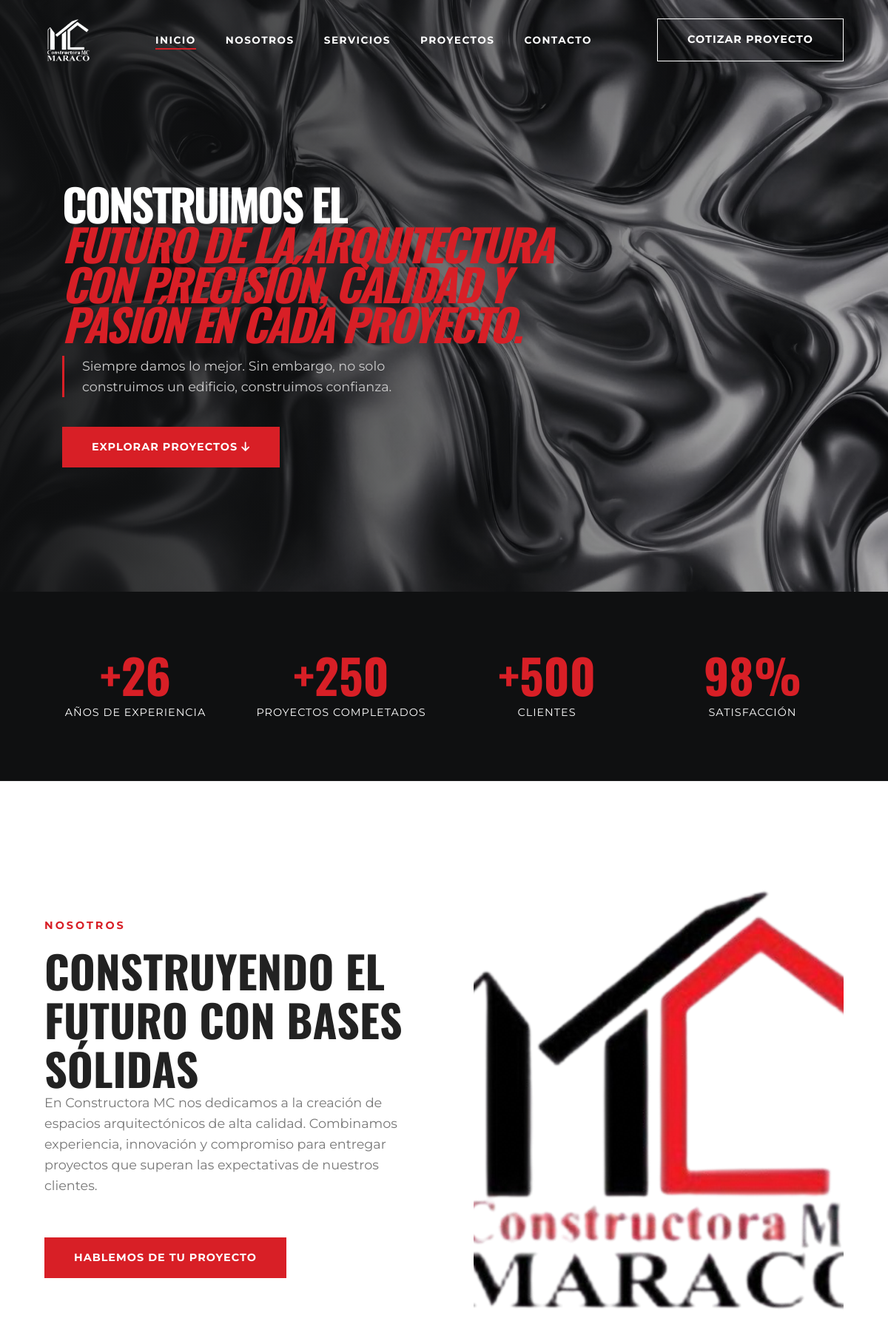
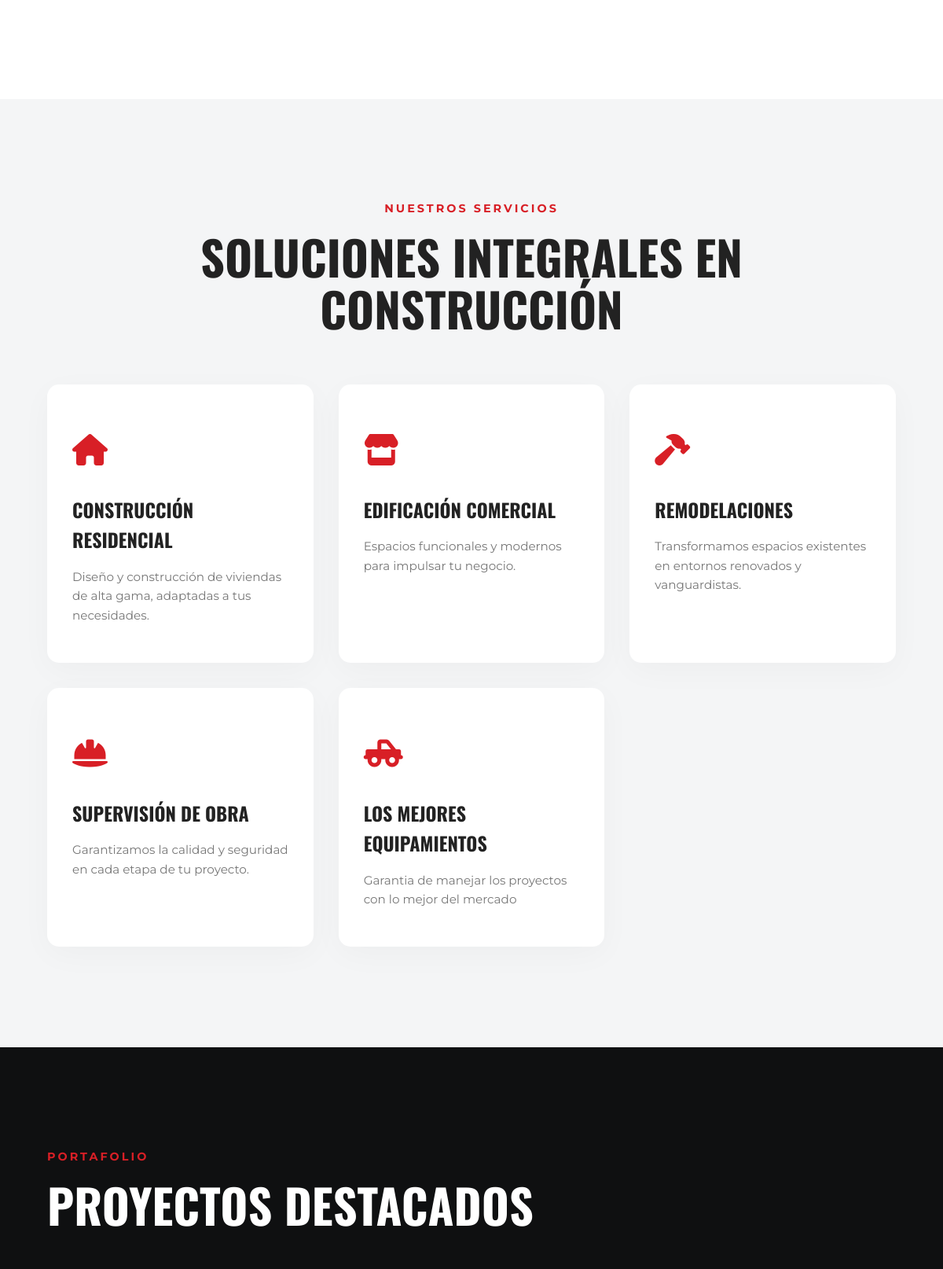
Page /ConstructoraMC/index.php (upper part) on the committed database (2 pictures, top to bottom).
### tables this page shows
CREATE TABLE `configuracion_empresa` (
  `id` int(11) NOT NULL,
  `nombre_empresa` varchar(150) NOT NULL,
  `descripcion_corta` text DEFAULT NULL,
  `texto_nosotros` text DEFAULT NULL,
  `telefono` varchar(50) DEFAULT NULL,
  `whatsapp` varchar(50) DEFAULT NULL,
  `correo_contacto` varchar(150) DEFAULT NULL,
  `direccion` varchar(255) DEFAULT NULL,
  `facebook` varchar(255) DEFAULT NULL,
  `instagram` varchar(255) DEFAULT NULL,
  `hero_titulo` varchar(150) DEFAULT NULL,
  `hero_subtitulo` text DEFAULT NULL,
  `hero_imagen` varchar(255) DEFAULT NULL,
  `stat_1_numero` varchar(20) DEFAULT NULL,
  `stat_1_texto` varchar(100) DEFAULT NULL,
  `stat_2_numero` varchar(20) DEFAULT NULL,
  `stat_2_texto` varchar(100) DEFAULT NULL,
  `stat_3_numero` varchar(20) DEFAULT NULL,
  `stat_3_texto` varchar(100) DEFAULT NULL,
  `stat_4_numero` varchar(20) DEFAULT NULL,
  `stat_4_texto` varchar(100) DEFAULT NULL,
  `nosotros_imagen` varchar(255) DEFAULT NULL
);

CREATE TABLE `servicios` (
  `id` int(11) NOT NULL,
  `titulo` varchar(150) NOT NULL,
  `descripcion` text DEFAULT NULL,
  `icono` varchar(50) DEFAULT NULL,
  `orden` int(11) DEFAULT 0
);

### ConstructoraMC/index.php (the view, shortened to what this page needs)
<?php
require_once 'includes/conexion.php';
function imagen_robusta($ruta, $fallback) {
    $ruta_real = $ruta ?? '';
    if ($ruta_real !== '' && file_exists(__DIR__ . '/' . ltrim($ruta_real, '/'))) {
        return $ruta_real;
    }
    return $fallback;
}
$stmt = $pdo->query("SELECT * FROM configuracion_empresa LIMIT 1");
$config = $stmt->fetch();
$stmtServ = $pdo->query("SELECT * FROM servicios ORDER BY orden ASC");
$servicios = $stmtServ->fetchAll();
require_once 'includes/header.php';
?>
<?php $hero_image = imagen_robusta($config['hero_imagen'] ?? null, 'assets/img/hero-bg.jpg'); ?>
<?php $nosotros_image = imagen_robusta($config['nosotros_imagen'] ?? null, 'assets/img/logo-CostructoraMC.png'); ?>
<section id="inicio" class="hero" style="background-image: url('<?= htmlspecialchars($hero_image) ?>');">
    <div class="hero-overlay"></div>
    <div class="container hero-content">
        <div class="hero-text-wrapper">
            <h1 class="hero-title">
                <?= htmlspecialchars($config['hero_titulo'] ?? 'CONSTRUIMOS EL') ?> <br>
                <span class="text-orange italic"><?= htmlspecialchars($config['hero_subtitulo'] ?? 'FUTURO') ?></span>
            </h1>
            <p class="hero-desc">
                Siempre damos lo mejor. Sin embargo, no solo construimos un edificio, construimos confianza.
            </p>
            <div class="hero-buttons">
                <a href="#proyectos" class="btn btn-primary">EXPLORAR PROYECTOS <i class="fas fa-arrow-down"></i></a>
            </div>
        </div>
    </div>
</section>
<section class="stats-section bg-dark">
    <div class="container stats-grid">
        <div class="stat-item">
            <h3 class="stat-number"><?= htmlspecialchars($config['stat_1_numero'] ?? '+15') ?></h3>
            <p><?= htmlspecialchars($config['stat_1_texto'] ?? 'Años de experiencia') ?></p>
        </div>
        <div class="stat-item">
            <h3 class="stat-number"><?= htmlspecialchars($config['stat_2_numero'] ?? '+250') ?></h3>
            <p><?= htmlspecialchars($config['stat_2_texto'] ?? 'Proyectos completados') ?></p>
        </div>
        <div class="stat-item">
            <h3 class="stat-number"><?= htmlspecialchars($config['stat_3_numero'] ?? '+50') ?></h3>
            <p><?= htmlspecialchars($config['stat_3_texto'] ?? 'Profesionales') ?></p>
        </div>
        <div class="stat-item">
            <h3 class="stat-number"><?= htmlspecialchars($config['stat_4_numero'] ?? '100%') ?></h3>
            <p><?= htmlspecialchars($config['stat_4_texto'] ?? 'Satisfacción') ?></p>
        </div>
    </div>
</section>
<section id="nosotros" class="section nosotros-section">
    <div class="container nosotros-container">
        <div class="nosotros-text">
            <h2 class="section-subtitle">NOSOTROS</h2>
            <h3 class="section-title">Construyendo el futuro con bases sólidas</h3>
            <p><?= nl2br(htmlspecialchars($config['texto_nosotros'] ?? '')) ?></p>
            <a href="#contacto" class="btn btn-primary mt-4">Hablemos de tu proyecto</a>
        </div>
        <div class="nosotros-image">
            <img src="<?= htmlspecialchars($nosotros_image) ?>" alt="Nosotros Constructora MC">
        </div>
    </div>
</section>
<section id="servicios" class="section bg-light">
    <div class="container">
        <div class="section-header center">
            <h2 class="section-subtitle">NUESTROS SERVICIOS</h2>
            <h3 class="section-title">Soluciones integrales en construcción</h3>
        </div>
        <div class="servicios-grid">
            <?php foreach($servicios as $servicio): ?>
                <div class="servicio-card">
                    <div class="servicio-icon">
                        <i class="fas <?= htmlspecialchars($servicio['icono'] ?? 'fa-building') ?>"></i>
                    </div>
                    <h4><?= htmlspecialchars($servicio['titulo']) ?></h4>
                    <p><?= htmlspecialchars($servicio['descripcion']) ?></p>
                </div>
            <?php endforeach; ?>
        </div>
    </div>
</section>
<section id="proyectos" class="section bg-dark">
    <div class="container">
        <div class="section-header">
            <h2 class="section-subtitle text-orange">PORTAFOLIO</h2>
            <h3 class="section-title text-white">Proyectos Destacados</h3>
        </div>
    </div>
</section>
<?php require_once 'includes/footer.php'; ?>

### ConstructoraMC/includes/header.php (shortened to what this page needs)
<!DOCTYPE html>
<html lang="es">
<head>
    <link rel="stylesheet" href="https://cdnjs.cloudflare.com/ajax/libs/font-awesome/6.4.0/css/all.min.css">
    <link rel="stylesheet" href="assets/css/estilos.css?v=<?= filemtime(__DIR__ . '/../assets/css/estilos.css') ?>">
</head>
<body>
    <header class="header" id="header">
        <div class="container header-container">
            <a href="index.php" class="logo">
                <img src="assets/img/logo-CostructoraMC.png" alt="Constructora MC" class="logo-img">
            </a>
            <nav class="nav" id="nav">
                <ul class="nav-list">
                    <li><a href="#inicio" class="nav-link active">Inicio</a></li>
                    <li><a href="#nosotros" class="nav-link">Nosotros</a></li>
                    <li><a href="#servicios" class="nav-link">Servicios</a></li>
                    <li><a href="#proyectos" class="nav-link">Proyectos</a></li>
                    <li><a href="#contacto" class="nav-link">Contacto</a></li>
                </ul>
            </nav>
            <div class="header-actions">
                <a href="#contacto" class="btn btn-outline">Cotizar Proyecto</a>
            </div>
        </div>
    </header>

### ConstructoraMC/includes/footer.php (shortened to what this page needs)
</body>
</html>

### rows in the picture
configuracion_empresa: hero_imagen (picture), hero_titulo "CONSTRUIMOS EL", hero_subtitulo "FUTURO DE LA ARQUITECTURA CON PRECISIÓN, CALIDAD Y PASIÓN EN CADA PROYECTO.", stat_1_numero "+26", stat_1_texto "AÑOS DE EXPERIENCIA", stat_2_numero "+250", stat_2_texto "PROYECTOS COMPLETADOS", stat_3_numero "+500", stat_3_texto "CLIENTES", stat_4_numero "98%", stat_4_texto "SATISFACCIÓN", texto_nosotros "En Constructora MC nos dedicamos a la creación de espacios arquitectónicos de alta calidad. Combinamos experiencia, innovación y compromiso para entregar proyectos que superan las expectativas de nuestros clientes.", nosotros_imagen (picture)
servicios: titulo "CONSTRUCCIÓN RESIDENCIAL", descripcion "Diseño y construcción de viviendas de alta gama, adaptadas a tus necesidades."
servicios: titulo "EDIFICACIÓN COMERCIAL", descripcion "Espacios funcionales y modernos para impulsar tu negocio."
servicios: titulo "REMODELACIONES", descripcion "Transformamos espacios existentes en entornos renovados y vanguardistas."
servicios: titulo "SUPERVISIÓN DE OBRA", descripcion "Garantizamos la calidad y seguridad en cada etapa de tu proyecto."
servicios: titulo "LOS MEJORES EQUIPAMIENTOS", descripcion "Garantia de manejar los proyectos con lo mejor del mercado"
